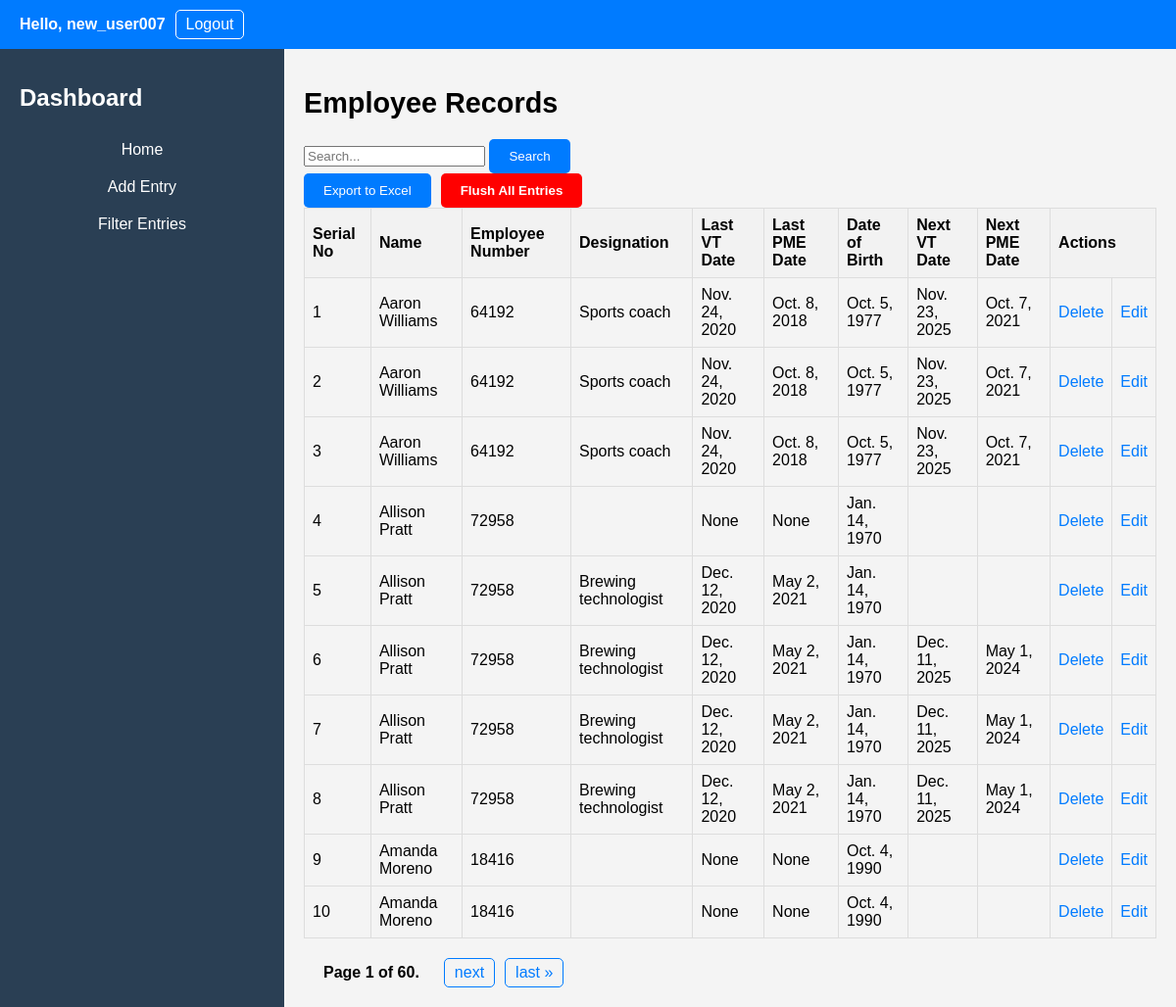
Page /dashboard/ (signed in) on the earlier database version.
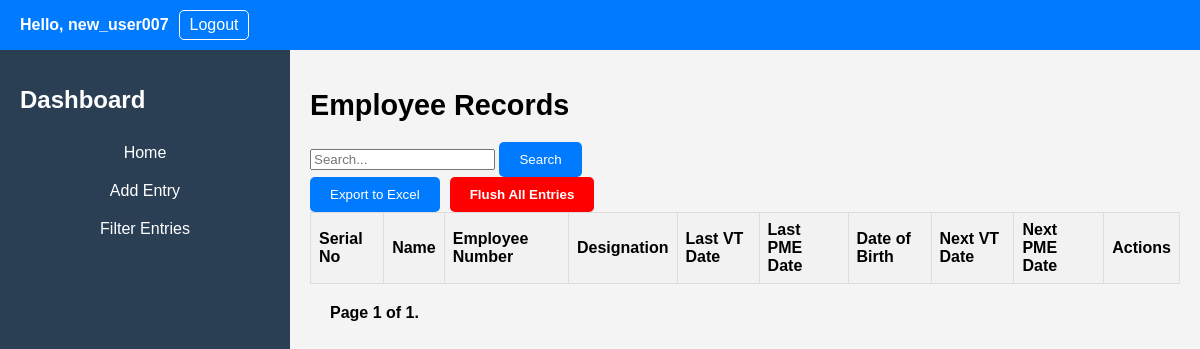
Same page on the later database version.
### EmployeeApp/models.py (models this page shows)
class Entry(models.Model):
    user = models.ForeignKey(User, on_delete=models.CASCADE)
    name = models.CharField(max_length=100)
    employee_number = models.CharField(max_length=10)
    designation = models.CharField(max_length=50)
    last_vt_date = models.DateField(verbose_name='Last VT Date', null=True, blank=True)  # Make it optional
    last_pme_date = models.DateField(null=True, blank=True)  # Make it optional
    date_of_birth = models.DateField(null=True, blank=True)
    next_vt_date = models.DateField(null=True, blank=True)
    next_pme_date = models.DateField(null=True, blank=True)
    timestamp = models.DateTimeField(default=timezone.now)  # Set default value here

### EmployeeApp/views.py (the view)
# urls.py: path('dashboard/', views.dashboard, name='dashboard'),
def dashboard(request):
    user = request.user
    records = Entry.objects.filter(user=user).order_by('name')
    search_query = request.GET.get('search')
    if search_query:
        records = records.filter(
            Q(name__icontains=search_query) |
            Q(employee_number__icontains=search_query) |
            Q(designation__icontains=search_query)
        )
    paginator = Paginator(records, 10)
    page_number = request.GET.get('page')
    page_obj = paginator.get_page(page_number)
    return render(request, 'EmployeeApp/dashboard.html', {'user': user, 'records': page_obj})

### EmployeeApp/templates/EmployeeApp/dashboard.html (shortened to what this page needs)
<!DOCTYPE html>
<html>
<head>
    <link rel="stylesheet" href="/static/css/styles.css">
    <link rel="stylesheet" href="/static/css/dashboard.css">
</head>
<body>
    <div class="header">
        <div class="user-info">
            <p>Hello, {{ user.username }}</p>
            <a href="{% url 'logout' %}">Logout</a>
        </div>
    </div>
    <div class="dashboard-container">
        <div class="sidebar">
            <h1>Dashboard</h1>
            <ul class="dashboard-menu">
                <li><a href="{% url 'dashboard' %}">Home</a></li>
                <li><a href="{% url 'add_entry' %}">Add Entry</a></li>
                <li><a href="{% url 'filter_entries' %}">Filter Entries</a></li>
            </ul>
        </div>
        <div class="main-content">
            <h1>Employee Records</h1>
                    <form method="get" action="{% url 'dashboard' %}">
                            <div class="search-box">
                                <input type="text" name="search" placeholder="Search...">
                                <button type="submit">Search</button>
                            </div>
                    </form>
                    <div class="action-buttons">
                                    <form method="post" action="{% url 'export_entries' %}">
                                        <button type="submit">Export to Excel</button>
                                    </form>
                                    <form method="post" action="{% url 'flush_entries' %}">
                                        <button type="submit" class="danger-button">Flush All Entries</button>
                                    </form>
                    </div>
            <table>
                <thead>
                    <tr>
                        <th>Serial No</th>
                        <th>Name</th>
                        <th>Employee Number</th>
                        <th>Designation</th>
                        <th>Last VT Date</th>
                        <th>Last PME Date</th>
                        <th>Date of Birth</th>
                        <th>Next VT Date</th>
                        <th>Next PME Date</th>
                        <th colspan="2">Actions</th>
                    </tr>
                </thead>
                <tbody>
                    {% for record in records %}
                        <tr>
                            <td>{{ forloop.counter }}</td>
                            <td>{{ record.name }}</td>
                            <td>{{ record.employee_number }}</td>
                            <td>{{ record.designation }}</td>
                            <td>{{ record.last_vt_date }}</td>
                            <td>{{ record.last_pme_date }}</td>
                            <td>{{ record.date_of_birth }}</td>
                            <td>{{ record.next_vt_date|default:'' }}</td>
                            <td>{{ record.next_pme_date|default:'' }}</td>
                            <td><a href="#" class="delete-link" data-entry-id="{{ record.id }}">Delete</a></td>
                            <td><a href="{% url 'edit_entry' record.id %}">Edit</a></td>
                        </tr>
                    {% endfor %}
                </tbody>
            </table>
                        <div class="pagination">
                                <span class="step-links">
                                    <span class="current-page">
                                        Page {{ records.number }} of {{ records.paginator.num_pages }}.
                                    </span>
                                    {% if records.has_next %}
                                        <a href="?page={{ records.next_page_number }}" class="page-link">next</a>
                                        <a href="?page={{ records.paginator.num_pages }}" class="page-link">last &raquo;</a>
                                    {% endif %}
                                </span>
                        </div>
        </div>
    </div>
</body>
</html>

Differences in the rows shown:
removed Entry: name "Aaron Williams", employee_number "64192", designation "Sports coach", last_vt_date "Nov. 24, 2020", last_pme_date "Oct. 8, 2018", date_of_birth "Oct. 5, 1977", next_vt_date "Nov. 23, 2025", next_pme_date "Oct. 7, 2021"
removed Entry: name "Aaron Williams", employee_number "64192", designation "Sports coach", last_vt_date "Nov. 24, 2020", last_pme_date "Oct. 8, 2018", date_of_birth "Oct. 5, 1977", next_vt_date "Nov. 23, 2025", next_pme_date "Oct. 7, 2021"
removed Entry: name "Aaron Williams", employee_number "64192", designation "Sports coach", last_vt_date "Nov. 24, 2020", last_pme_date "Oct. 8, 2018", date_of_birth "Oct. 5, 1977", next_vt_date "Nov. 23, 2025", next_pme_date "Oct. 7, 2021"
removed Entry: name "Allison Pratt", employee_number "72958", last_vt_date "None", last_pme_date "None", date_of_birth "Jan. 14, 1970"
removed Entry: name "Allison Pratt", employee_number "72958", designation "Brewing technologist", last_vt_date "Dec. 12, 2020", last_pme_date "May 2, 2021", date_of_birth "Jan. 14, 1970"
removed Entry: name "Allison Pratt", employee_number "72958", designation "Brewing technologist", last_vt_date "Dec. 12, 2020", last_pme_date "May 2, 2021", date_of_birth "Jan. 14, 1970", next_vt_date "Dec. 11, 2025", next_pme_date "May 1, 2024"
removed Entry: name "Allison Pratt", employee_number "72958", designation "Brewing technologist", last_vt_date "Dec. 12, 2020", last_pme_date "May 2, 2021", date_of_birth "Jan. 14, 1970", next_vt_date "Dec. 11, 2025", next_pme_date "May 1, 2024"
removed Entry: name "Allison Pratt", employee_number "72958", designation "Brewing technologist", last_vt_date "Dec. 12, 2020", last_pme_date "May 2, 2021", date_of_birth "Jan. 14, 1970", next_vt_date "Dec. 11, 2025", next_pme_date "May 1, 2024"
removed Entry: name "Amanda Moreno", employee_number "18416", last_vt_date "None", last_pme_date "None", date_of_birth "Oct. 4, 1990"
removed Entry: name "Amanda Moreno", employee_number "18416", last_vt_date "None", last_pme_date "None", date_of_birth "Oct. 4, 1990"
Other differences:
{{ records.paginator.num_pages }}: "60" → "1"
text no longer shown: "next last »"
